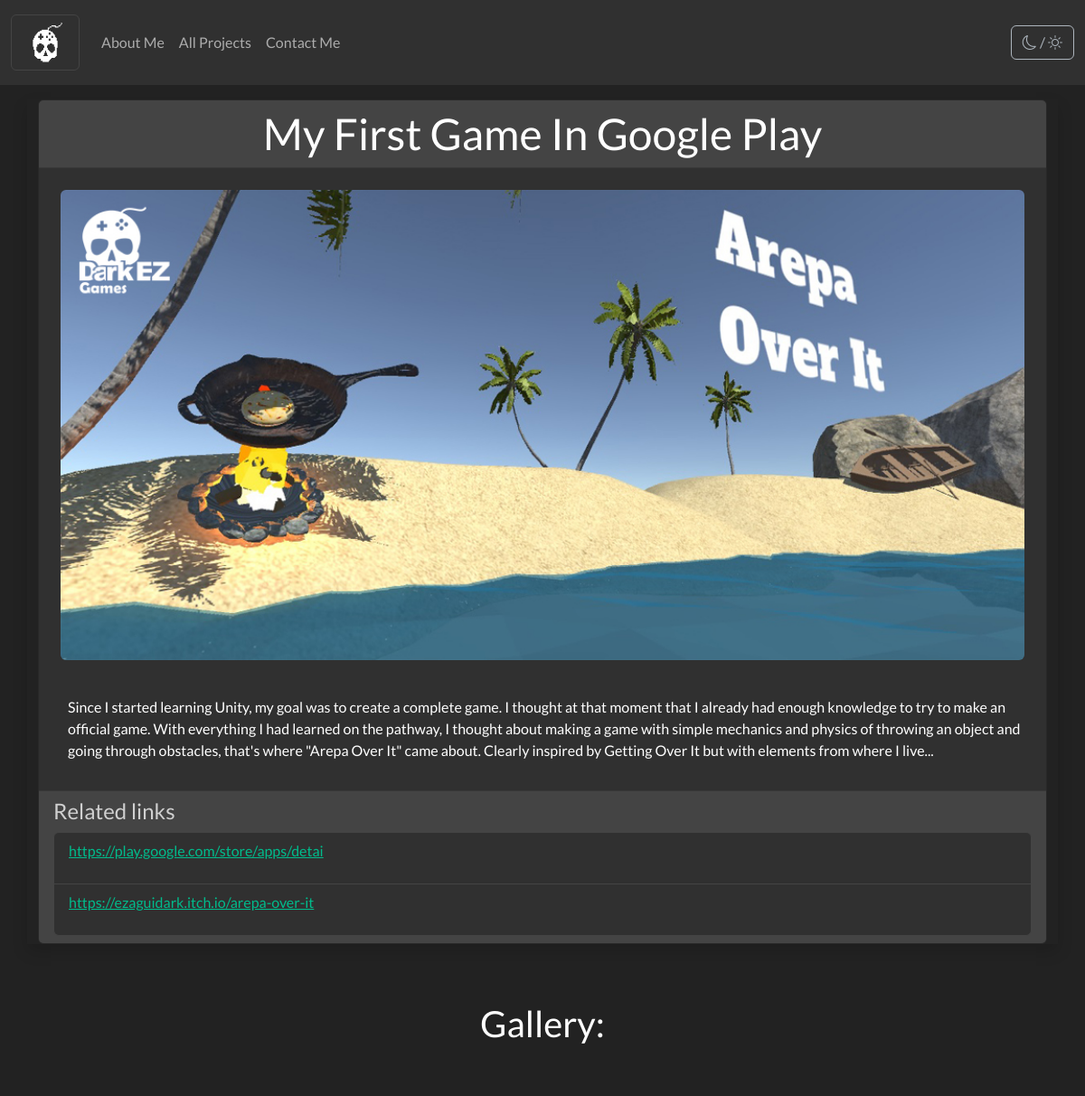
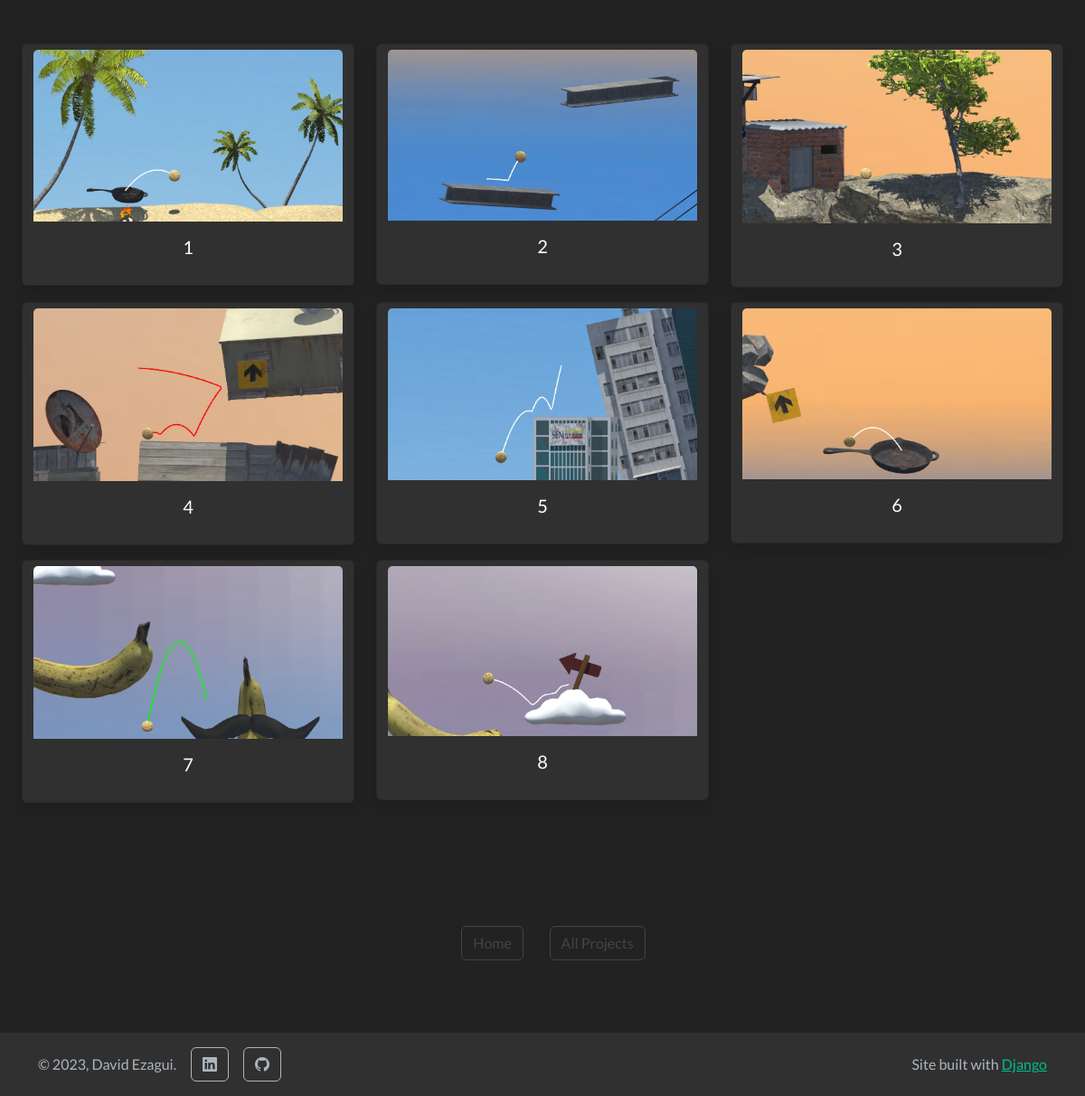
Page /project/arepa-over-it/ on the committed database (2 pictures, top to bottom).
### portfolio_pages/models.py (models this page shows, shortened)
class Project(models.Model):
    title = models.CharField(max_length=250)
    body = models.TextField()
    image = models.ImageField(null=True, blank=True)
    link = models.URLField(null=True, blank=True)
    link2 = models.URLField(null=True, blank=True)
    urlname = models.CharField(max_length=20)

class Gallery(models.Model):
    article = models.ForeignKey(
        Project, on_delete=models.CASCADE, related_name='galleries'
    )
    title = models.CharField(max_length=250, null=True, blank=True)
    body = models.TextField(null=True, blank=True)
    image = models.ImageField(null=True, blank=True)

### portfolio_pages/views.py (the view)
# urls.py: path('project/<slug:urlname>/',ProjectDetailView.as_view(), name="project-detail"),
class ProjectDetailView(DetailView):
    model = Project
    template_name = "project.html"
    slug_field = 'urlname'
    slug_url_kwarg = 'urlname'

### templates/project.html (shortened to what this page needs)
{% extends 'base.html' %}
{% block content %}
<div class="container mt-3 mb-3 shadow">
    <div class="card">
      <h1 class="card-header text-center">{{ project.title }}</h1>
      <img src="{{ project.image.url }}" class="rounded m-4" alt="Imagen del post">
      <div class="card-body">
        <p class="ms-3">{{ project.body }}</p>
      </div>
      <div class="card-footer">
        {% if project.link %}
          <h4 class="text-muted">Related links</h4>
          <ul class="list-group">
              <li class="list-group-item">
                <p class="text-muted"><a href="{{ project.link }}" target="_blank">
                  {{ project.link|slice:"40" }}
                </a></p>
              </li>
              {% if project.link2 %}
              <li class="list-group-item">
                <p class="text-muted"><a href="{{ project.link2 }}" target="_blank">
                  {{ project.link2|slice:"40" }}
                </a></p>
              </li>
              {% endif %}
          </ul>
        {% endif %}
      </div>
    </div>
  </div>
  <h2 class="text-center py-5">Gallery:</h2>
  <div class="row py-5 px-4">
    {% for element in project.galleries.all %}
      <div class="col-md-4 mb-3">
        <a href="{{ element.image.url }}" class="text-decoration-none" target="_blank">
          <div class="card btn btn-outline-secondary shadow">
            <img src="{{ element.image.url }}" class="card-img-top" alt="galery image">
            <div class="card-body">
              <h5 class="card-title">{{ element.title }}</h5>
            </div>
          </div>
        </a>
      </div>
    {% endfor %}
  </div>
  <h4 class="text-center py-5">
    <a href="{% url 'home' %}" class="btn btn-outline-secondary m-4">Home</a>
    <a href="{% url 'all-projects' %}" class="btn btn-outline-secondary m4">All Projects</a>
  </h4>
{% endblock content %}

### rows in the picture
Project: title "My First Game In Google Play", image (picture), body "Since I started learning Unity, my goal was to create a complete game. I thought at that moment that I already had enough knowledge to try to make an official game. With everything I had learned on the pathway, I thought about making a game with simple mechanics and physics of throwing an object and going through obstacles, that's where \"Arepa Over It\" came about. Clearly inspired by Getting Over It but with elements from where I live...", link "https://play.google.com/store/apps/detai", link2 "https://ezaguidark.itch.io/arepa-over-it"
Gallery: image (picture), title "1"
Gallery: image (picture), title "2"
Gallery: image (picture), title "3"
Gallery: image (picture), title "4"
Gallery: image (picture), title "5"
Gallery: image (picture), title "6"
Gallery: image (picture), title "7"
Gallery: image (picture), title "8"
